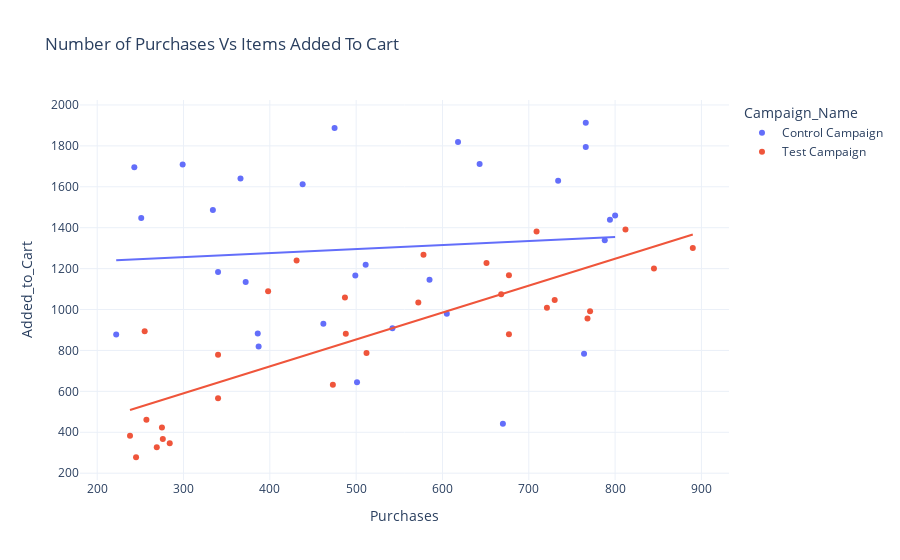

The cell this chart's notebook holds for it:
### Code cell
px.scatter(data_frame = ab_data,
           x = 'Content_Viewed',
           y = 'Website_Clicks',
                   color = 'Campaign_Name',
           title='Content Viwed Vs Website Clicks',
                   trendline = 'ols')
figure.show()

### Figure 1 — Plotly figure (JSON) as saved in the notebook; plotly's stock layout.template omitted (floating-point values rounded to 4 significant figures)
{"data": [{"hovertemplate": "Campaign_Name=Control Campaign<br>Purchases=%{x}<br>Added_to_Cart=%{y}<extra></extra>", "legendgroup": "Control Campaign", "marker": {"color": "#636efa", "symbol": "circle"}, "mode": "markers", "name": "Control Campaign", "orientation": "v", "showlegend": true, "type": "scatter", "x": [618, 734, 475, 794, 766, 788, 366, 438, 222, 243, 542, 511, 299, 800, 387, 766, 585, 386, 251, 605, 643, 334, 372, 670, 340, null, 764, 499, 462, 501], "xaxis": "x", "y": [1819, 1629, 1887, 1439, 1794, 1339, 1641, 1613, 878, 1695, 908, 1219, 1709, 1460, 819, 1913, 1146, 883, 1448, 980, 1711, 1486, 1134, 442, 1183, null, 784, 1166, 930, 645], "yaxis": "y"}, {"hovertemplate": "<b>OLS trendline</b><br>Added_to_Cart = 0.194992 * Purchases + 1198.06<br>R<sup>2</sup>=0.007841<br><br>Campaign_Name=Control Campaign<br>Purchases=%{x}<br>Added_to_Cart=%{y} <b>(trend)</b><extra></extra>", "legendgroup": "Control Campaign", "marker": {"color": "#636efa", "symbol": "circle"}, "mode": "lines", "name": "Control Campaign", "showlegend": false, "type": "scatter", "x": [222, 243, 251, 299, 334, 340, 366, 372, 386, 387, 438, 462, 475, 499, 501, 511, 542, 585, 605, 618, 643, 670, 734, 764, 766, 766, 788, 794, 800], "xaxis": "x", "y": [1241.0, 1245.0, 1247.0, 1256.0, 1263.0, 1264.0, 1269.0, 1271.0, 1273.0, 1274.0, 1283.0, 1288.0, 1291.0, 1295.0, 1296.0, 1298.0, 1304.0, 1312.0, 1316.0, 1319.0, 1323.0, 1329.0, 1341.0, 1347.0, 1347.0, 1347.0, 1352.0, 1353.0, 1354.0], "yaxis": "y"}, {"hovertemplate": "Campaign_Name=Test Campaign<br>Purchases=%{x}<br>Added_to_Cart=%{y}<extra></extra>", "legendgroup": "Test Campaign", "marker": {"color": "#EF553B", "symbol": "circle"}, "mode": "markers", "name": "Test Campaign", "orientation": "v", "showlegend": true, "type": "scatter", "x": [255, 275, 668, 709, 812, 340, 398, 487, 238, 257, 512, 677, 730, 245, 276, 473, 269, 651, 284, 771, 721, 677, 578, 572, 340, 768, 488, 890, 431, 845], "xaxis": "x", "y": [894, 424, 1075, 1382, 1391, 779, 1090, 1059, 383, 461, 788, 879, 1047, 278, 367, 632, 327, 1228, 346, 992, 1009, 1168, 1268, 1034, 566, 956, 882, 1301, 1240, 1200], "yaxis": "y"}, {"hovertemplate": "<b>OLS trendline</b><br>Added_to_Cart = 1.31545 * Purchases + 195.879<br>R<sup>2</sup>=0.637951<br><br>Campaign_Name=Test Campaign<br>Purchases=%{x}<br>Added_to_Cart=%{y} <b>(trend)</b><extra></extra>", "legendgroup": "Test Campaign", "marker": {"color": "#EF553B", "symbol": "circle"}, "mode": "lines", "name": "Test Campaign", "showlegend": false, "type": "scatter", "x": [238, 245, 255, 257, 269, 275, 276, 284, 340, 340, 398, 431, 473, 487, 488, 512, 572, 578, 651, 668, 677, 677, 709, 721, 730, 768, 771, 812, 845, 890], "xaxis": "x", "y": [509.0, 518.2, 531.3, 533.9, 549.7, 557.6, 558.9, 569.5, 643.1, 643.1, 719.4, 762.8, 818.1, 836.5, 837.8, 869.4, 948.3, 956.2, 1052.0, 1075.0, 1086.0, 1086.0, 1129.0, 1144.0, 1156.0, 1206.0, 1210.0, 1264.0, 1307.0, 1367.0], "yaxis": "y"}], "layout": {"legend": {"title": {"text": "Campaign_Name"}, "tracegroupgap": 0}, "title": {"text": "Number of Purchases Vs Items Added To Cart"}, "xaxis": {"anchor": "y", "domain": [0, 1], "title": {"text": "Purchases"}}, "yaxis": {"anchor": "x", "domain": [0, 1], "title": {"text": "Added_to_Cart"}}}}
